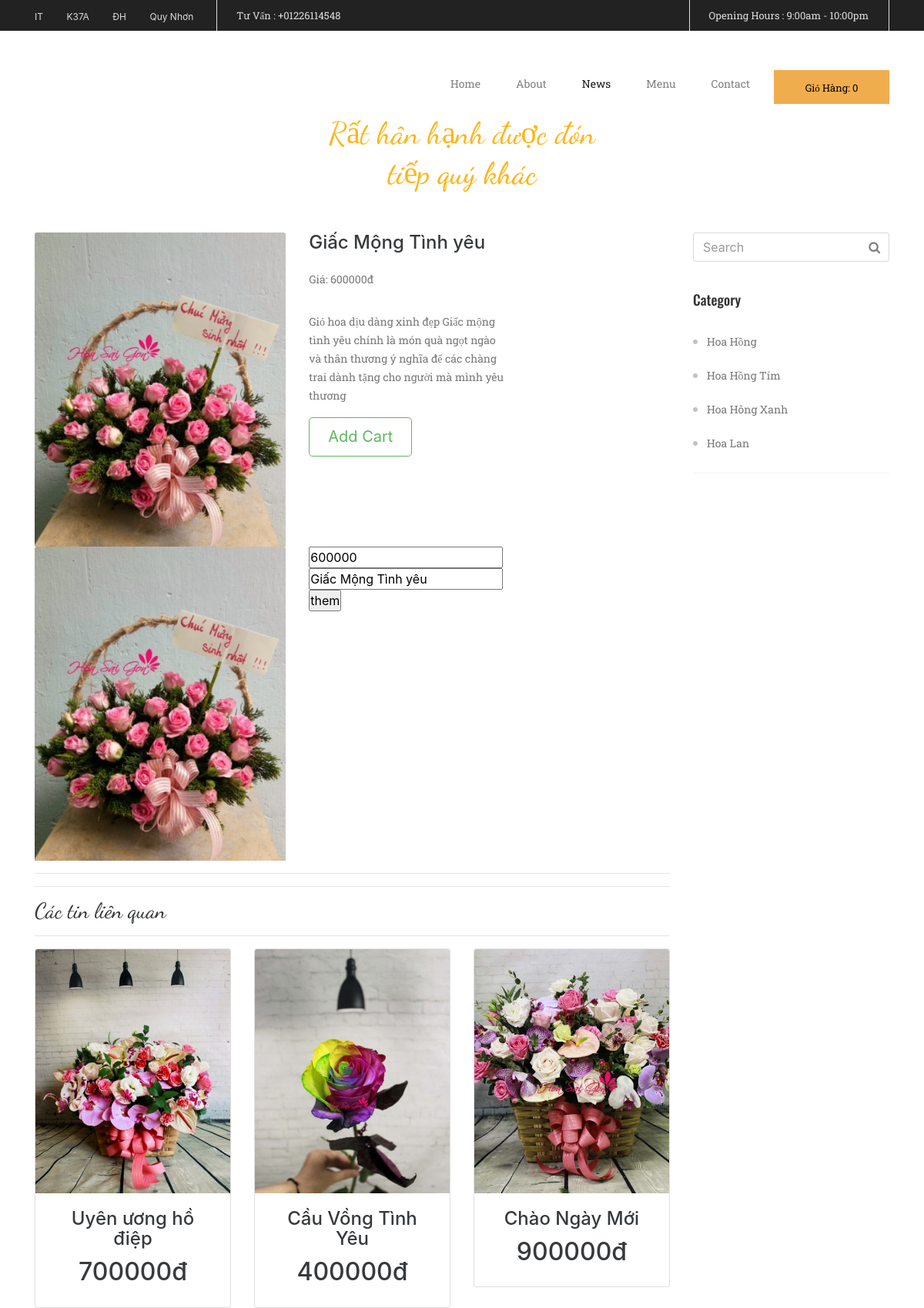
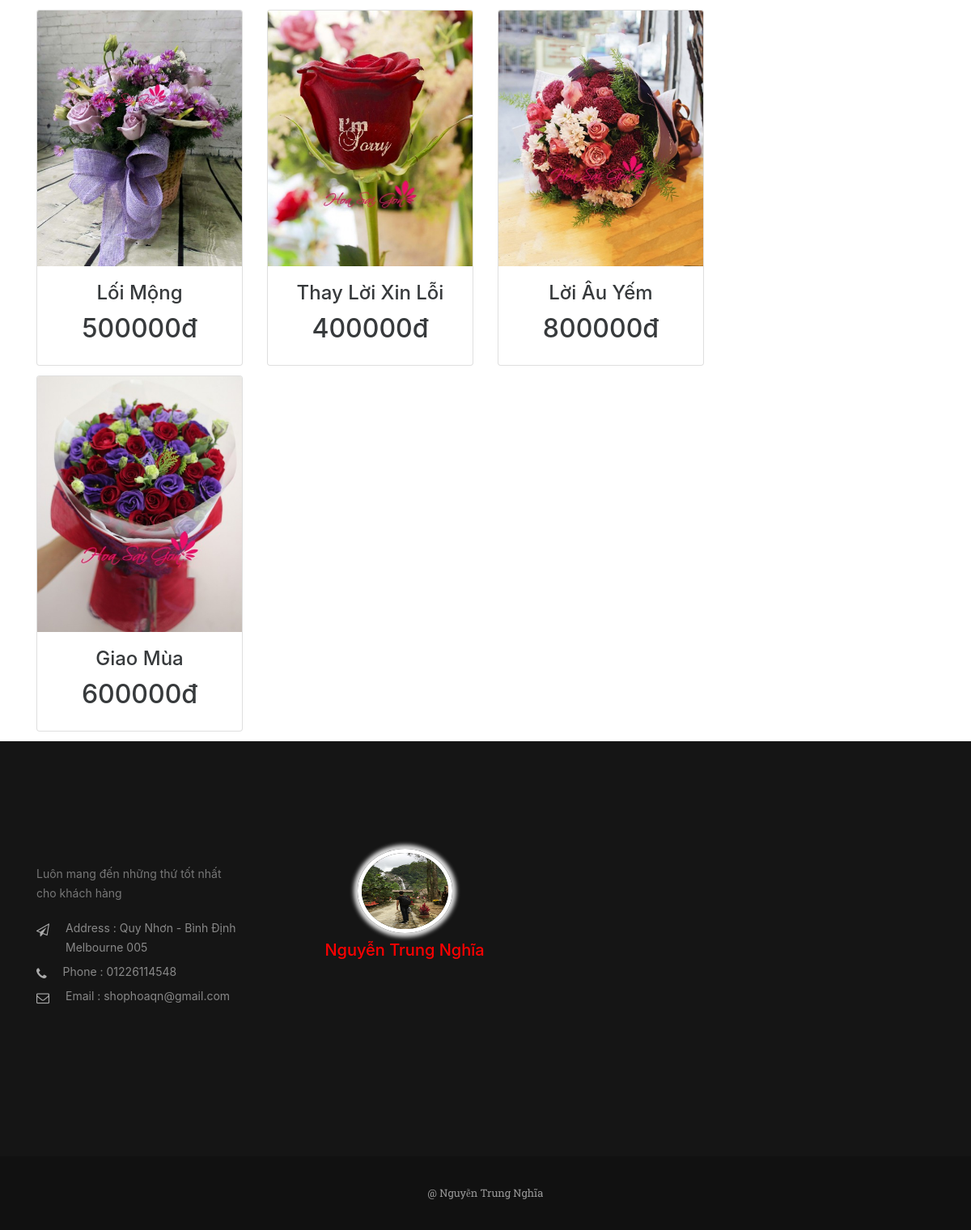
Page /detailSanPham/chiTietSanPham/2 on the committed database (2 pictures, top to bottom).
### tables this page shows
CREATE TABLE `chitietsp` (
  `id_sp` int(11) NOT NULL,
  `tensp` varchar(250) NOT NULL,
  `hinhanh` varchar(100) NOT NULL,
  `gia` int(100) NOT NULL,
  `mota` longtext NOT NULL,
  `id_loaisp` int(100) NOT NULL,
  `thutu` int(100) NOT NULL
);

CREATE TABLE `loaisp` (
  `id_loaisp` int(11) NOT NULL,
  `tenloaisp` varchar(250) NOT NULL,
  `thutu` int(100) NOT NULL
);

### application/controllers/detailSanPham.php (called while the page is built, shortened)
<?php if ( ! defined('BASEPATH')) exit('No direct script access allowed');
class detailSanPham extends CI_Controller {
	private $soluongtin1trang;
	public function __construct()
	{
		$this->load->model('SanPham');
		$this->load->model('DanhMuc');
	}
	function chiTietSanPham($id_sp)
	{
		$chitietsanpham = $this->SanPham->getSanPhamById($id_sp);
		$danhmuc  = $this->DanhMuc->loadDanhMuc();
		$iddanhmuc = $this->DanhMuc->getIdDanhMucByIdSanPham($id_sp);
		$tinlienquan = $this->SanPham->loadSanPhamLienQuan($this->soluongtin1trang,$iddanhmuc,$id_sp);
		$dl = array(
			'chitietsanpham' => $chitietsanpham,
			'danhmuc'=> $danhmuc,
			'tinlienquan'=> $tinlienquan
			);
		$this->load->view('detailSanPham', $dl);
	}
}

### index.php (called while the page is built, shortened)
<?php
require_once BASEPATH.'core/CodeIgniter.php';

### application/models/SanPham.php (called while the page is built, shortened)
<?php if ( ! defined('BASEPATH')) exit('No direct script access allowed');
class SanPham extends CI_Model {
	function getSanPhamById($id_sp)
	{
		$this->db->select('*');
		$this->db->from('loaisp');
		$this->db->join('chitietsp', 'chitietsp.id_loaisp = loaisp.id_loaisp', 'left');
		$this->db->where('chitietsp.id_sp', $id_sp);
		$ketqua = $this->db->get();
		$ketqua = $ketqua->result_array();
		return $ketqua;
	}
	function loadSanPhamLienQuan($soluongtin1trang,$id_loaisp,$id_sp)
	{
		$this->db->select('*');
		$this->db->join('chitietsp', 'chitietsp.id_loaisp = loaisp.id_loaisp', 'left');
		$this->db->where('chitietsp.id_loaisp', $id_loaisp);
		$this->db->where('chitietsp.id_sp !=', $id_sp);
		$ketqua = $this->db->get('loaisp',$soluongtin1trang,0);
		$ketqua = $ketqua->result_array();
		return $ketqua;
	}
}

### application/models/DanhMuc.php (called while the page is built, shortened)
<?php if ( ! defined('BASEPATH')) exit('No direct script access allowed');
class DanhMuc extends CI_Model {
	function loadDanhMuc()
	{
		$this->db->select('*');
		$danhmuc =$this->db->get('loaisp');
		$danhmuc = $danhmuc->result_array();
		return $danhmuc;
	}
	function getIdDanhMucByIdSanPham($id_loaisp)
	{
		$this->db->select('*');
		$this->db->from('loaisp');
		$this->db->join('chitietsp', 'chitietsp.id_loaisp = loaisp.id_loaisp', 'left');
		$this->db->where('chitietsp.id_sp', $id_loaisp);
		$ketqua = $this->db->get();
		$ketqua = $ketqua->result_array();
		$iddanhmuc = $ketqua[0]['id_loaisp'];
		return $iddanhmuc;
	}
}

### application/views/detailSanPham.php (the view, shortened to what this page needs)
<!DOCTYPE html>
<html lang="en"><head>
	<link rel="stylesheet" href="<?php echo base_url() ?>vendor/bootstrap.css">
	<link rel="stylesheet" href="<?php echo base_url() ?>vendor/font-awesome.css">
	<link rel="stylesheet" href="<?php echo base_url() ?>1.css">
</head>
<body class="newsdetail">
	<section class="noidungtin">
		<div class="container">
			<div class="row">
				<div class="col-sm-9">
					<div class="row">
						<?php foreach ($chitietsanpham as  $dlsanpham): ?>
							<div class="col-sm-5">
								<a href=""><img class="card-img-top img-fluid" src="<?php echo $dlsanpham['hinhanh'] ?>" alt="Card image cap"></a>
							</div>
							<div class="col-sm-4">
								<h4><?php echo $dlsanpham['tensp'] ?></h4>
								<p class="fontroboto">Giá: <?php echo $dlsanpham['gia'] ?>đ</p>
								<p class="fontroboto"><?php echo $dlsanpham['mota'] ?></p>
								<a href="<?php echo base_url('Shopping/add')?>" class="btn btn-outline-success btn-lg">Add Cart</a>
							</div>
						<?php endforeach ?>
						<?php foreach ($chitietsanpham as  $dlsanpham): ?>
							<div class="col-sm-5">
								<a href=""><img class="card-img-top img-fluid" src="<?php echo $dlsanpham['hinhanh'] ?>" alt="Card image cap"></a>
							</div>
							<div class="col-sm-4">
								<form action="<?php echo base_url('Shopping/add')?>" method="post">
									<input type="text" name="gia" value="<?php echo $dlsanpham['gia']?>">
									<input type="text" name="tensp" value="<?php echo $dlsanpham['tensp'] ?>">
									<button type="submit" name="acion">them</button>
								</form>
							</div>
						<?php endforeach ?>
					</div>
					<hr>
					<hr>
					 <div class="row">
					 	<div class="col-sm-12">
						 	<h3 class="fontdancing wow  flipInY">Các tin liên quan</h3>
						 	<hr>
					 	</div>
					 	<?php foreach ($tinlienquan as  $value): ?>
					 	<div class="col-sm-4">
					 		<div class="card-deck-wrapper">
					 			<div class="card-deck">
					 				<div class="card">
					 					<a href="<?php echo base_url() ;?>detailSanPham/chiTietSanPham/<?php echo $value['id_sp'] ?>"><img class="card-img-top img-fluid" src="<?php echo $value['hinhanh'] ?>" alt="Card image cap"></a>
					 					<div class="card-block">
					 						<h4 class="card-title text-xs-center"><?php echo $value['tensp'] ?></h4>
					 						<h2 class=" text-xs-center"><?php echo $value['gia'] ?>đ</h2>
					 					</div>
					 				</div>
					 			</div>
					 		</div>
					 	</div>
					 	<?php endforeach ?>
					 </div>
				</div>
				<div class="col-sm-3">
					<div class="phansearch  wow  fadeInUp">
							 <input type="text" class="form-control phansearchct"  placeholder="Search">
							<button type="submit" class="iconsearch"><i class="fa fa-search"></i></button>
					</div>
					<div class="khoilistlink my-2  wow  fadeInUp">
						<h3 class="fontoswarld">Category </h3>
						<ul class="fontroboto">
							<?php foreach ($danhmuc as  $value): ?>
								<li><a href="<?php echo base_url() ;?>detailDanhMuc/chiTietDanhMuc/<?php echo $value['id_loaisp'] ?>"> <?php echo $value['tenloaisp'] ?></a></li>
							<?php endforeach ?>
						</ul>
					</div>
				</div>
			</div>
		</div>
	</section>
</body>
</html>

### 1.css (style rules this page uses)
.fontroboto { font-family: 'Roboto Slab', serif; }
.fontoswarld { font-family: 'Oswald', sans-serif; }
.fontdancing { font-family: 'Dancing Script', cursive; }
* { margin: 0; padding: 0; }
.newsdetail p { padding-top: 15px; font-size: 14px; color: #777; line-height: 24px; }
.khoilistlink.my-2 { border-bottom: 1px solid #f0f0f0; }
.khoilistlink ul.fontroboto { color: #c2c3c5;margin-left: 18px; }
.khoilistlink ul li a { color: #777; line-height: 44px; font-size: 14px; }
.khoilistlink h3.fontoswarld { font-size: 18px; line-height: 50px; color: #333; }
button.iconsearch { position: absolute; top: 7px; right: 12px; background: none; border: none; color: #7f7f7f; cursor: pointer; }
.phansearch { position: relative; }

### rows in the picture
chitietsp: hinhanh (picture), tensp "Giấc Mộng Tình yêu", gia "600000", mota "Giỏ hoa dịu dàng xinh đẹp Giấc mộng tình yêu chính là món quà ngọt ngào và thân thương ý nghĩa để các chàng trai dành tặng cho người mà mình yêu thương"
chitietsp: hinhanh (picture), tensp "Uyên ương hồ điệp", gia "700000"
chitietsp: hinhanh (picture), tensp "Cầu Vồng Tình Yêu", gia "400000"
chitietsp: hinhanh (picture), tensp "Chào Ngày Mới", gia "900000"
chitietsp: hinhanh (picture), tensp "Lối Mộng", gia "500000"
chitietsp: hinhanh (picture), tensp "Thay Lời Xin Lỗi", gia "400000"
chitietsp: hinhanh (picture), tensp "Lời Âu Yếm", gia "800000"
chitietsp: hinhanh (picture), tensp "Giao Mùa", gia "600000"
loaisp: tenloaisp "Hoa Hồng"
loaisp: tenloaisp "Hoa Hồng Tím"
loaisp: tenloaisp "Hoa Hông Xanh"
loaisp: tenloaisp "Hoa Lan"
